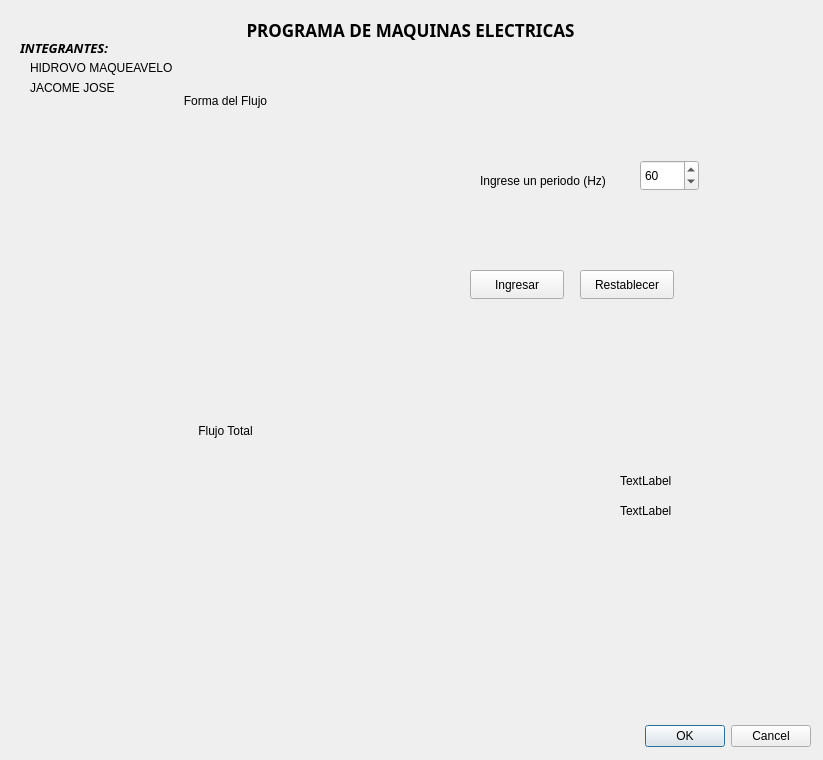
<?xml version="1.0" encoding="UTF-8"?>
<ui version="4.0">
 <class>Dialog</class>
 <widget class="QDialog" name="Dialog">
  <property name="geometry">
   <rect>
    <x>0</x>
    <y>0</y>
    <width>823</width>
    <height>760</height>
   </rect>
  </property>
  <property name="windowTitle">
   <string>Flujo de un motor Trifásico</string>
  </property>
  <widget class="QDialogButtonBox" name="buttonBox">
   <property name="geometry">
    <rect>
     <x>470</x>
     <y>720</y>
     <width>341</width>
     <height>32</height>
    </rect>
   </property>
   <property name="whatsThis">
    <string>&lt;html&gt;&lt;head/&gt;&lt;body&gt;&lt;p&gt;Evalua los valores ingresados&lt;/p&gt;&lt;/body&gt;&lt;/html&gt;</string>
   </property>
   <property name="orientation">
    <enum>Qt::Horizontal</enum>
   </property>
   <property name="standardButtons">
    <set>QDialogButtonBox::Cancel|QDialogButtonBox::Ok</set>
   </property>
  </widget>
  <widget class="QLabel" name="label">
   <property name="geometry">
    <rect>
     <x>60</x>
     <y>20</y>
     <width>701</width>
     <height>20</height>
    </rect>
   </property>
   <property name="font">
    <font>
     <family>Sans</family>
     <pointsize>13</pointsize>
     <weight>75</weight>
     <bold>true</bold>
    </font>
   </property>
   <property name="layoutDirection">
    <enum>Qt::LeftToRight</enum>
   </property>
   <property name="text">
    <string>PROGRAMA DE MAQUINAS ELECTRICAS</string>
   </property>
   <property name="alignment">
    <set>Qt::AlignCenter</set>
   </property>
  </widget>
  <widget class="QLabel" name="label_2">
   <property name="geometry">
    <rect>
     <x>20</x>
     <y>40</y>
     <width>141</width>
     <height>16</height>
    </rect>
   </property>
   <property name="font">
    <font>
     <family>Sans</family>
     <pointsize>10</pointsize>
     <weight>75</weight>
     <italic>true</italic>
     <bold>true</bold>
    </font>
   </property>
   <property name="text">
    <string>INTEGRANTES:</string>
   </property>
  </widget>
  <widget class="QLabel" name="label_3">
   <property name="geometry">
    <rect>
     <x>30</x>
     <y>60</y>
     <width>201</width>
     <height>16</height>
    </rect>
   </property>
   <property name="text">
    <string>HIDROVO MAQUEAVELO</string>
   </property>
  </widget>
  <widget class="QLabel" name="label_4">
   <property name="geometry">
    <rect>
     <x>30</x>
     <y>80</y>
     <width>141</width>
     <height>16</height>
    </rect>
   </property>
   <property name="text">
    <string>JACOME JOSE</string>
   </property>
  </widget>
  <widget class="QWidget" name="Onda" native="true">
   <property name="geometry">
    <rect>
     <x>30</x>
     <y>120</y>
     <width>391</width>
     <height>300</height>
    </rect>
   </property>
  </widget>
  <widget class="QLabel" name="Forma">
   <property name="geometry">
    <rect>
     <x>30</x>
     <y>90</y>
     <width>391</width>
     <height>21</height>
    </rect>
   </property>
   <property name="text">
    <string>Forma del Flujo</string>
   </property>
   <property name="textFormat">
    <enum>Qt::AutoText</enum>
   </property>
   <property name="alignment">
    <set>Qt::AlignCenter</set>
   </property>
  </widget>
  <widget class="QWidget" name="Flujo" native="true">
   <property name="geometry">
    <rect>
     <x>30</x>
     <y>440</y>
     <width>401</width>
     <height>281</height>
    </rect>
   </property>
  </widget>
  <widget class="QLabel" name="label_6">
   <property name="geometry">
    <rect>
     <x>30</x>
     <y>420</y>
     <width>391</width>
     <height>21</height>
    </rect>
   </property>
   <property name="text">
    <string>Flujo Total</string>
   </property>
   <property name="alignment">
    <set>Qt::AlignCenter</set>
   </property>
  </widget>
  <widget class="QLabel" name="label_7">
   <property name="geometry">
    <rect>
     <x>480</x>
     <y>170</y>
     <width>161</width>
     <height>21</height>
    </rect>
   </property>
   <property name="text">
    <string>Ingrese un periodo (Hz)</string>
   </property>
  </widget>
  <widget class="QSpinBox" name="Frecuencia">
   <property name="geometry">
    <rect>
     <x>640</x>
     <y>160</y>
     <width>59</width>
     <height>31</height>
    </rect>
   </property>
   <property name="maximum">
    <number>100</number>
   </property>
   <property name="value">
    <number>60</number>
   </property>
  </widget>
  <widget class="QLabel" name="FlujoTotal">
   <property name="geometry">
    <rect>
     <x>620</x>
     <y>470</y>
     <width>66</width>
     <height>21</height>
    </rect>
   </property>
   <property name="text">
    <string>TextLabel</string>
   </property>
  </widget>
  <widget class="QLabel" name="Direccion">
   <property name="geometry">
    <rect>
     <x>620</x>
     <y>500</y>
     <width>66</width>
     <height>21</height>
    </rect>
   </property>
   <property name="text">
    <string>TextLabel</string>
   </property>
  </widget>
  <widget class="QPushButton" name="Ingresar">
   <property name="geometry">
    <rect>
     <x>470</x>
     <y>270</y>
     <width>94</width>
     <height>29</height>
    </rect>
   </property>
   <property name="text">
    <string>Ingresar</string>
   </property>
  </widget>
  <widget class="QPushButton" name="Restablecer">
   <property name="geometry">
    <rect>
     <x>580</x>
     <y>270</y>
     <width>94</width>
     <height>29</height>
    </rect>
   </property>
   <property name="text">
    <string>Restablecer</string>
   </property>
  </widget>
 </widget>
 <resources/>
 <connections>
  <connection>
   <sender>buttonBox</sender>
   <signal>accepted()</signal>
   <receiver>Dialog</receiver>
   <slot>accept()</slot>
   <hints>
    <hint type="sourcelabel">
     <x>248</x>
     <y>254</y>
    </hint>
    <hint type="destinationlabel">
     <x>157</x>
     <y>274</y>
    </hint>
   </hints>
  </connection>
  <connection>
   <sender>buttonBox</sender>
   <signal>rejected()</signal>
   <receiver>Dialog</receiver>
   <slot>reject()</slot>
   <hints>
    <hint type="sourcelabel">
     <x>316</x>
     <y>260</y>
    </hint>
    <hint type="destinationlabel">
     <x>286</x>
     <y>274</y>
    </hint>
   </hints>
  </connection>
 </connections>
</ui>
